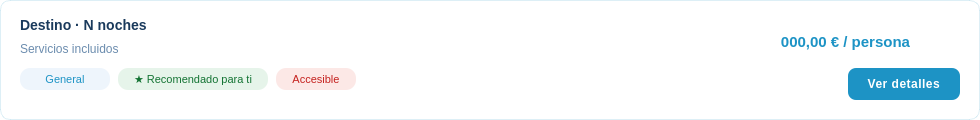
<?xml version="1.0" encoding="UTF-8"?>
<ui version="4.0">
 <class>Form</class>
 <widget class="QWidget" name="Form">
  <property name="geometry">
   <rect><x>0</x><y>0</y><width>980</width><height>120</height></rect>
  </property>
  <property name="styleSheet">
   <string notr="true">
QWidget {
    background-color: #ffffff;
    border: 1px solid rgba(29, 147, 197, 0.15);
    border-radius: 10px;
}
QWidget:hover {
    border: 1px solid rgba(29, 147, 197, 0.5);
    background-color: #f7fbfe;
}
   </string>
  </property>

  <!-- TÍTULO -->
  <widget class="QLabel" name="card_titulo">
   <property name="geometry"><rect><x>20</x><y>14</y><width>600</width><height>22</height></rect></property>
   <property name="styleSheet">
    <string notr="true">font-size: 14px; font-weight: 600; color: #1a3a5c; background: transparent; border: none;</string>
   </property>
   <property name="text"><string>Destino · N noches</string></property>
  </widget>

  <!-- DESCRIPCIÓN -->
  <widget class="QLabel" name="card_desc">
   <property name="geometry"><rect><x>20</x><y>40</y><width>620</width><height>18</height></rect></property>
   <property name="styleSheet">
    <string notr="true">font-size: 12px; color: #6b8cae; background: transparent; border: none;</string>
   </property>
   <property name="text"><string>Servicios incluidos</string></property>
  </widget>

  <!-- CHIP PERFIL -->
  <widget class="QLabel" name="card_chip_perfil">
   <property name="geometry"><rect><x>20</x><y>68</y><width>90</width><height>22</height></rect></property>
   <property name="styleSheet">
    <string notr="true">
background-color: #eef5fc; color: #1d93c5;
border-radius: 10px; font-size: 11px; padding: 2px 10px;
border: none;
    </string>
   </property>
   <property name="text"><string>General</string></property>
   <property name="alignment"><set>Qt::AlignCenter</set></property>
  </widget>

  <!-- CHIP RECOMENDADO -->
  <widget class="QLabel" name="card_chip_recomendado">
   <property name="geometry"><rect><x>118</x><y>68</y><width>150</width><height>22</height></rect></property>
   <property name="styleSheet">
    <string notr="true">
background-color: #e6f4ea; color: #137333;
border-radius: 10px; font-size: 11px; padding: 2px 10px;
border: none;
    </string>
   </property>
   <property name="text"><string>★ Recomendado para ti</string></property>
   <property name="alignment"><set>Qt::AlignCenter</set></property>
   <property name="visible"><bool>false</bool></property>
  </widget>

  <!-- CHIP ACCESIBLE -->
  <widget class="QLabel" name="card_chip_accesible">
   <property name="geometry"><rect><x>276</x><y>68</y><width>80</width><height>22</height></rect></property>
   <property name="styleSheet">
    <string notr="true">
background-color: #fce8e6; color: #c5221f;
border-radius: 10px; font-size: 11px; padding: 2px 10px;
border: none;
    </string>
   </property>
   <property name="text"><string>Accesible</string></property>
   <property name="alignment"><set>Qt::AlignCenter</set></property>
   <property name="visible"><bool>false</bool></property>
  </widget>

  <!-- PRECIO -->
  <widget class="QLabel" name="card_precio">
   <property name="geometry"><rect><x>730</x><y>28</y><width>180</width><height>28</height></rect></property>
   <property name="styleSheet">
    <string notr="true">font-size: 15px; font-weight: 700; color: #1d93c5; background: transparent; border: none;</string>
   </property>
   <property name="text"><string>000,00 € / persona</string></property>
   <property name="alignment"><set>Qt::AlignRight|Qt::AlignVCenter</set></property>
  </widget>

  <!-- BOTÓN VER DETALLES -->
  <widget class="QPushButton" name="card_btn">
   <property name="geometry"><rect><x>848</x><y>68</y><width>112</width><height>32</height></rect></property>
   <property name="styleSheet">
    <string notr="true">
QPushButton {
    background-color: #1d93c5; color: white;
    border-radius: 8px; font-size: 12px;
    font-weight: 500; border: none; letter-spacing: 0.5px;
}
QPushButton:hover { background-color: #185fa5; }
QPushButton:pressed { background-color: #0c447c; }
    </string>
   </property>
   <property name="text"><string>Ver detalles</string></property>
  </widget>

 </widget>
 <resources/>
 <connections/>
</ui>
